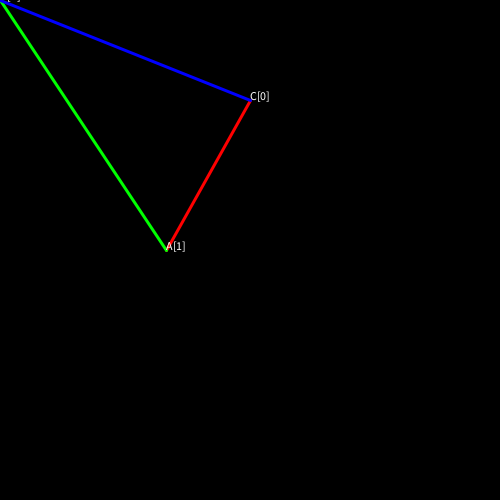
Frame 1 (no input)
Frame 60 (the mouse pressed at the canvas centre just before this capture): identical to frame 1, image omitted
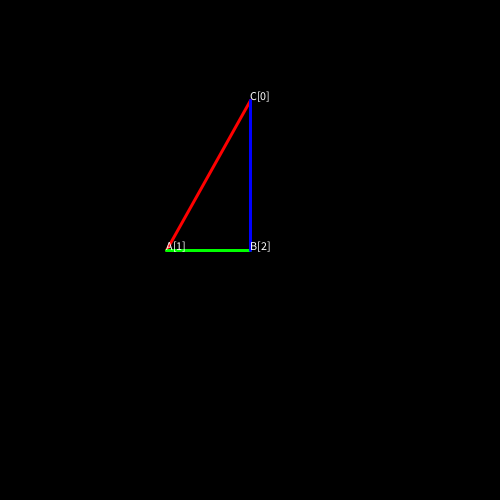
Frame 120 (the mouse held since frame 60 and released just before this capture)

The Processing sketch that drew these frames (run headless with seeded random() and noise(); from frame 60 on, the mouse is pressed at the canvas centre):

// Processing sketch: TriangleCollisionBoxBase
// ── TriangleCollisionBoxBase.pde
float[] x = new float[3];
float[] y = new float[3];

void setup() {
  size(500, 500);

  x[0] = width/2;
  y[0] = 100;

  x[1] = width/3;
  y[1] = height/2;

  x[2] = mouseX;
  y[2] = mouseY;

  fill(255);
  strokeWeight(3);
  stroke(255);

  textSize(12);
}

void draw() {
  background(0);

  x[2] = mouseX;
  y[2] = mouseY;

  stroke(255, 0, 0);
  line(x[0], y[0], x[1], y[1]);
  stroke(0, 255, 0);
  line(x[1], y[1], x[2], y[2]);
  stroke(0, 0, 255);
  line(x[2], y[2], x[0], y[0]);

  // a = inQ, b = either other
  // sinA = sinB
  //  a   =  b

  // sinA = a*sinB/b
  // A = asin(a*sin(B)/b)

  // a^2=b^2+c^2-2*b*c*cos(A)
  // a^2 = b^2+c^2-2bcCos(A)
  // 2bcCos(A) = b^2+c^2-a^2
  // cos(A) = (b^2+c^2-a^2)/(2*b*c)

  float a = sqrt(sq(x[2]-x[0])+sq(y[2]-y[0]));// a is opposite side to angle A (from mouse points to top of screen) (BLUE)
  float b = sqrt(sq(x[1]-x[0]) + sq(y[1]-y[0])); // b is from top to center (RED)
  float c = sqrt(sq(x[2]-x[1]) + sq(y[2]-y[1])); // center to mouse (GREEN)

  float A = acos((sq(b)+sq(c)-sq(a))/(2*b*c));
  float B = acos((sq(a)+sq(c)-sq(b))/(2*a*c));
  float C = acos((sq(b)+sq(a)-sq(c))/(2*a*b));

  A*=180/PI;
  B*=180/PI;
  C*=180/PI;

  text("A[1]", x[1], y[1]);
  text("B[2]", x[2], y[2]);
  text("C[0]", x[0], y[0]);

  // 360 (deg) = 2PI (rad)

  /*
  if (mouseX < width/2) {
   A = 180 + (180-A);
   }
   
   stroke(255);
   arc(width/2, height/2, 25, 25, -HALF_PI, radians(A)-HALF_PI);
   */

  println("a = " + a + "\tA = " + A);
  println("b = " + b + "\tB = " + B);
  println("c = " + c + "\tC = " + C);
  println();
}

void keyPressed() {
  if (key == 'r') {
    for (int i = 0; i < x.length; i++) {
      x[i] = (int) random(0, 255);
      y[i] = (int) random(0, 255);
    }
  }
}
